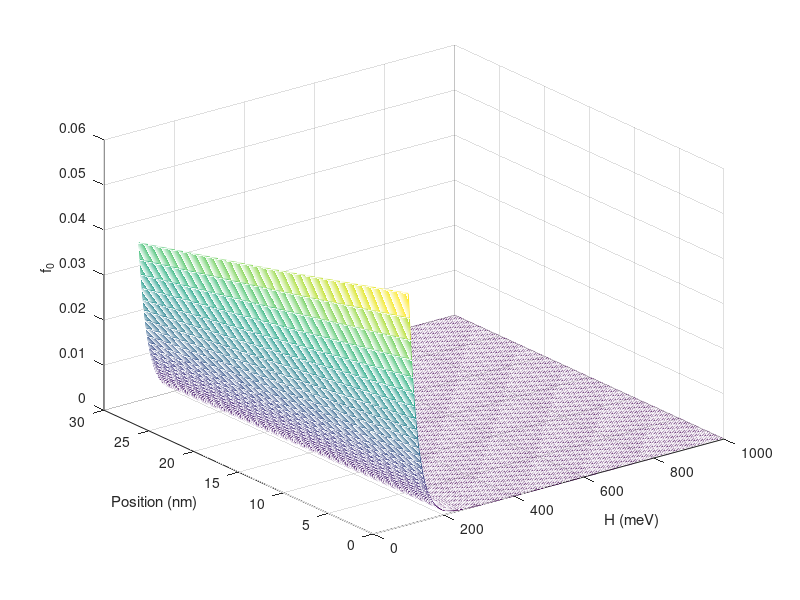
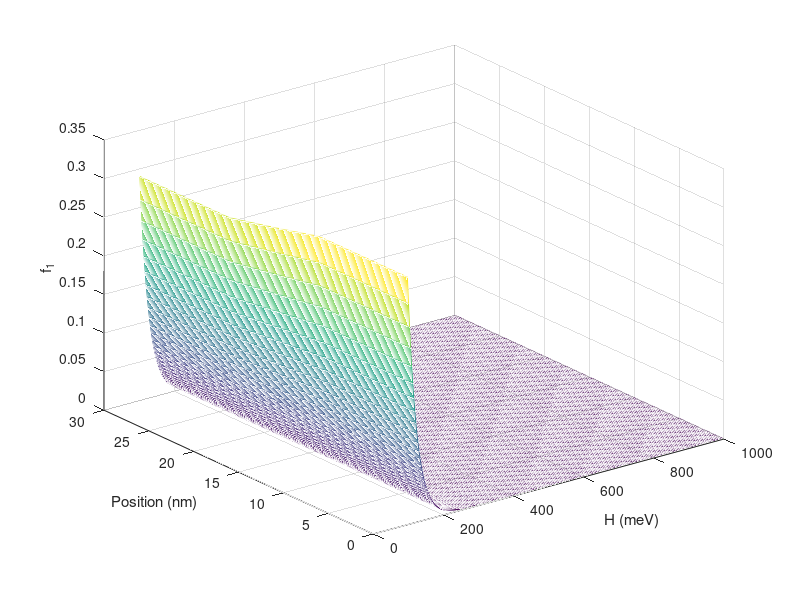

The MATLAB script that drew these images, in order:
clear all;

q = 1.602192e-19; % Elementary charge, C
k_B = 1.380662e-23; % Boltzmann constant, J/K
T = 300.0; % Temperature, K
v = 1e+6; % Velocity
t = 1e-12; % Relaxation time

N = 301;
M = 301;
H = (linspace(0.1,1,M))'; % (eV)
VD = 0.01; % (V)
interface1 = 101;
interface2 = 201;
f1 = zeros(N-2,M);
x = (linspace(0,N-1,N)*1e-1)'; % Unit nm
x2 = (linspace(1,N-2,N-2)*1e-1)'; % Unit nm


for jj=1:M

    fs(jj,1) = sqrt(2*pi)/(1 + exp(q*H(jj,1)/(k_B*T)));
    fd(jj,1) = sqrt(2*pi)/(1 + exp(q*(H(jj,1)+VD)/(k_B*T)));

    V = zeros(N,1);
    V(interface1:interface2,1) = [0:1/(interface2-interface1):1]*VD;
    V(interface2:N,1) = VD;

    A = zeros(N,N);
    A(1,1) = 1.0;
    
    for ii=2:N-1
        c1 = H(jj,1) + 0.5*(V(ii,1)+V(ii-1,1));
        c2 = H(jj,1) + 0.5*(V(ii+1,1)+V(ii,1));
        A(ii,ii-1) = c1; A(ii,ii) = -c1-c2; A(ii,ii+1) = c2;
    end
    A(N,N) = 1.0;

    b = zeros(N,1);
    b(1,1) = fs(jj,1);
    b(N,1) = fd(jj,1);

    f0(:,jj) = A \ b;

    for kk=1:N-2
        f1(kk,jj) = -t*v*(1/sqrt(pi))*(f0(kk+2,jj) - f0(kk,jj))/(2e-10);
    end
end
figure(1)
mesh(H*1000,x,f0)
xlabel('H (meV)'); ylabel('Position (nm)'); zlabel('f_{0}');
figure(2)
mesh(H*1000,x2,f1)
xlabel('H (meV)'); ylabel('Position (nm)'); zlabel('f_{1}');
